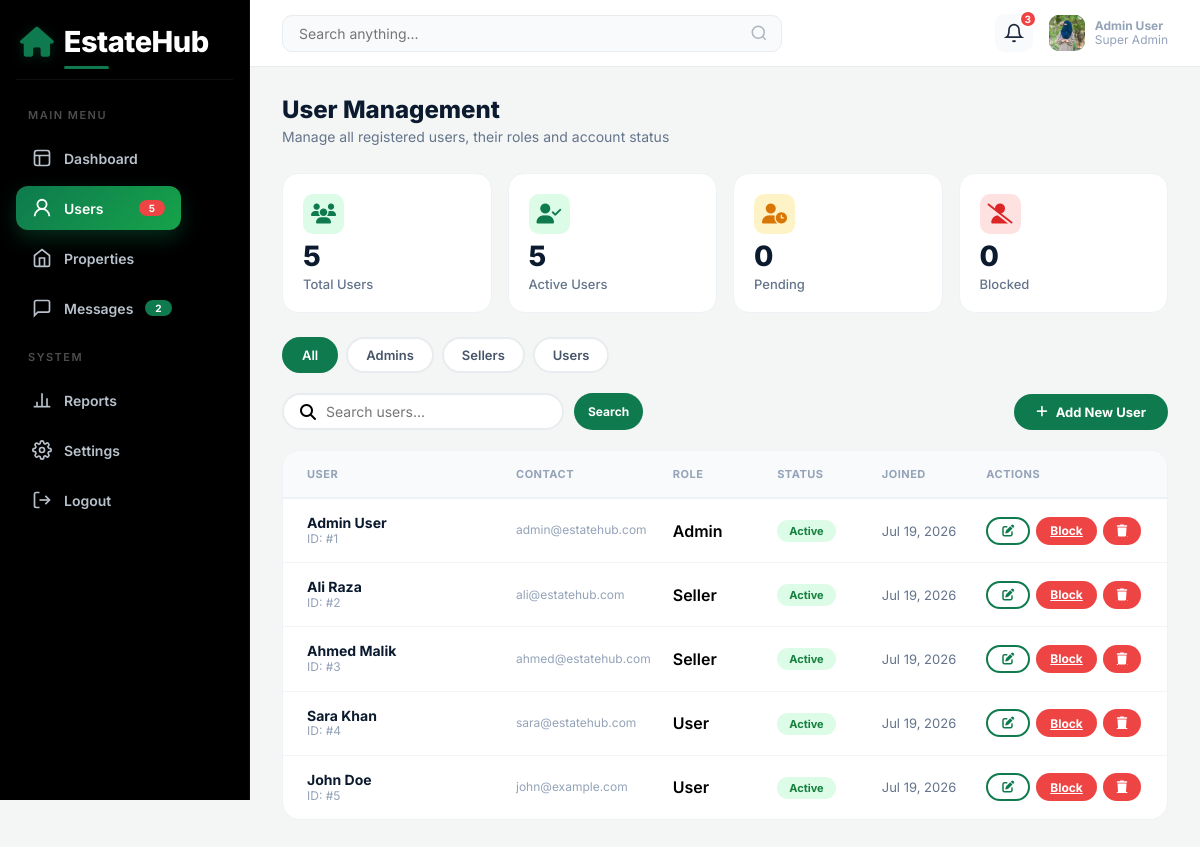
The page /admin/manage-users.php (signed in) on the database its author committed.
### tables this page shows
CREATE TABLE users (
    id INT AUTO_INCREMENT PRIMARY KEY,
    full_name VARCHAR(100) NOT NULL,
    email VARCHAR(100) UNIQUE NOT NULL,
    password VARCHAR(255) NOT NULL,
    phone VARCHAR(20),
    profile_pic VARCHAR(255) DEFAULT NULL,
    bio TEXT,
    user_type ENUM('admin', 'seller', 'user') DEFAULT 'user',
    status ENUM('active', 'inactive', 'banned') DEFAULT 'active',
    created_at TIMESTAMP DEFAULT CURRENT_TIMESTAMP,
    updated_at TIMESTAMP DEFAULT CURRENT_TIMESTAMP ON UPDATE CURRENT_TIMESTAMP
);

### admin/manage-users.php (the view, shortened to what this page needs)
<?php
require_once __DIR__ . '/../includes/config.php';
$filter = isset($_GET['filter']) ? $_GET['filter'] : 'all';
$search = isset($_GET['search']) ? mysqli_real_escape_string($conn, $_GET['search']) : '';
$query = "SELECT * FROM users WHERE 1 = 1";
$query .= " ORDER BY created_at DESC";
$users = mysqli_query($conn, $query);
$user_stats = [
    'total' => 0,
    'active' => 0,
    'pending' => 0,
    'blocked' => 0,
    'admin' => 0,
    'seller' => 0,
    'user' => 0
];
$result = mysqli_query($conn, "SELECT COUNT(*) as c FROM users");
if ($result && mysqli_num_rows($result) > 0) {
    $user_stats['total'] = mysqli_fetch_assoc($result)['c'] ?? 0;
}
$result = mysqli_query($conn, "SELECT COUNT(*) as c FROM users WHERE status = 'active'");
if ($result && mysqli_num_rows($result) > 0) {
    $user_stats['active'] = mysqli_fetch_assoc($result)['c'] ?? 0;
}
$result = mysqli_query($conn, "SELECT COUNT(*) as c FROM users WHERE status = 'pending'");
if ($result && mysqli_num_rows($result) > 0) {
    $user_stats['pending'] = mysqli_fetch_assoc($result)['c'] ?? 0;
}
$result = mysqli_query($conn, "SELECT COUNT(*) as c FROM users WHERE status = 'blocked'");
if ($result && mysqli_num_rows($result) > 0) {
    $user_stats['blocked'] = mysqli_fetch_assoc($result)['c'] ?? 0;
}
$result = mysqli_query($conn, "SELECT user_type, COUNT(*) as c FROM users GROUP BY user_type");
if ($result) {
    while ($row = mysqli_fetch_assoc($result)) {
        if (isset($user_stats[$row['user_type']])) {
            $user_stats[$row['user_type']] = $row['c'];
        }
    }
}
$stats = [
    'users' => $user_stats['total'],
    'pending' => 0,
    'unread' => 0
];
$result = mysqli_query($conn, "SELECT COUNT(*) as total FROM properties WHERE status = 'Pending'");
if ($result && mysqli_num_rows($result) > 0) {
    $stats['pending'] = mysqli_fetch_assoc($result)['total'] ?? 0;
}
$result = mysqli_query($conn, "SELECT COUNT(*) as total FROM messages WHERE is_read = 0");
if ($result && mysqli_num_rows($result) > 0) {
    $stats['unread'] = mysqli_fetch_assoc($result)['total'] ?? 0;
}
$admin_id = $_SESSION['user_id'];
$profile_pic_path = '';
$upload_dir = "../uploads/profiles/";
$found = glob($upload_dir . "admin_" . $admin_id . "_*");
if (!empty($found)) {
    $profile_pic_path = $found[0] . '?t=' . time();
}
$current_page = basename($_SERVER['PHP_SELF']);
?>
<!DOCTYPE html>
<html lang="en">
<head>
    <link rel="stylesheet" href="https://cdnjs.cloudflare.com/ajax/libs/font-awesome/6.5.1/css/all.min.css">
</head>
<body>
<div class="dashboard-wrapper">
    <aside class="sidebar" id="adminSidebar">
        <div class="logo">
            <a href="../index.php">
                <i class="fas fa-home logo-icon"></i>
                <span class="logo-text">EstateHub</span>
            </a>
        </div>
        <div class="sidebar-label">Main Menu</div>
        <ul class="sidebar-menu">
            <li>
                <a href="index.php" class="<?php echo ($current_page == 'index.php') ? 'active' : ''; ?>">
                    <svg viewBox="0 0 24 24" fill="none" stroke="currentColor" stroke-width="2">
                        <rect x="3" y="3" width="18" height="18" rx="3"/>
                        <path d="M3 9h18M9 21V9"/>
                    </svg>
                    Dashboard
                </a>
            </li>
            <li>
                <a href="manage-users.php" class="<?php echo ($current_page == 'manage-users.php') ? 'active' : ''; ?>">
                    <svg viewBox="0 0 24 24" fill="none" stroke="currentColor" stroke-width="2">
                        <circle cx="12" cy="8" r="5"/>
                        <path d="M20 21a8 8 0 1 0-16 0"/>
                    </svg>
                    Users
                    <span class="nav-badge"><?php echo $stats['users']; ?></span>
                </a>
            </li>
            <li>
                <a href="manage-properties.php" class="<?php echo ($current_page == 'manage-properties.php') ? 'active' : ''; ?>">
                    <svg viewBox="0 0 24 24" fill="none" stroke="currentColor" stroke-width="2">
                        <path d="M3 9l9-7 9 7v11a2 2 0 0 1-2 2H5a2 2 0 0 1-2-2z"/>
                        <polyline points="9 22 9 12 15 12 15 22"/>
                    </svg>
                    Properties
                </a>
            </li>
            <li>
                <a href="manage-messages.php" class="<?php echo ($current_page == 'manage-messages.php') ? 'active' : ''; ?>">
                    <svg viewBox="0 0 24 24" fill="none" stroke="currentColor" stroke-width="2">
                        <path d="M21 15a2 2 0 0 1-2 2H7l-4 4V5a2 2 0 0 1 2-2h14a2 2 0 0 1 2 2z"/>
                    </svg>
                    Messages
                    <?php if ($stats['unread'] > 0): ?>
                        <span class="nav-badge blue"><?php echo $stats['unread']; ?></span>
                    <?php endif; ?>
                </a>
            </li>
        </ul>
        <div class="sidebar-label">System</div>
        <ul class="sidebar-menu">
            <li>
                <a href="reports.php" class="<?php echo ($current_page == 'reports.php') ? 'active' : ''; ?>">
                    <svg viewBox="0 0 24 24" fill="none" stroke="currentColor" stroke-width="2">
                        <line x1="18" y1="20" x2="18" y2="10"/>
                        <line x1="12" y1="20" x2="12" y2="4"/>
                        <line x1="6" y1="20" x2="6" y2="14"/>
                        <line x1="2" y1="20" x2="22" y2="20"/>
                    </svg>
                    Reports
                </a>
            </li>
            <li>
                <a href="settings.php" class="<?php echo ($current_page == 'settings.php') ? 'active' : ''; ?>">
                    Settings
                </a>
            </li>
            <li>
                <a href="../logout.php" class="logout-link">
                    <svg viewBox="0 0 24 24" fill="none" stroke="currentColor" stroke-width="2">
                        <path d="M9 21H5a2 2 0 0 1-2-2V5a2 2 0 0 1 2-2h4"/>
                        <polyline points="16 17 21 12 16 7"/>
                        <line x1="21" y1="12" x2="9" y2="12"/>
                    </svg>
                    Logout
                </a>
            </li>
        </ul>
    </aside>
    <div class="main-content">
        <header class="topbar">
            <div class="topbar-search">
                <input type="text" placeholder="Search anything...">
                <svg viewBox="0 0 24 24" fill="none" stroke="currentColor" stroke-width="2"><circle cx="11" cy="11" r="8"/><line x1="21" y1="21" x2="16.65" y2="16.65"/></svg>
            </div>
            <div class="topbar-actions">
                <button class="icon-btn" title="Notifications">
                    <svg viewBox="0 0 24 24" fill="none" stroke="currentColor" stroke-width="2"><path d="M18 8A6 6 0 0 0 6 8c0 7-3 9-3 9h18s-3-2-3-9"/><path d="M13.73 21a2 2 0 0 1-3.46 0"/></svg>
                    <span class="count">3</span>
                </button>
                <a href="profile.php" class="user-chip">
                    <div class="user-avatar">
                        <?php if (!empty($profile_pic_path)): ?>
                            <img src="<?php echo $profile_pic_path; ?>" alt="Admin">
                        <?php else: ?>
                            <i class="fas fa-crown"></i>
                        <?php endif; ?>
                    </div>
                    <div class="user-info">
                        <span class="user-name"><?php echo htmlspecialchars($_SESSION['user_name'] ?? 'Admin'); ?></span>
                        <span class="user-role">Super Admin</span>
                    </div>
                </a>
            </div>
        </header>
        <div class="content-inner">
            <div class="page-header">
                <h1>User Management</h1>
                <p>Manage all registered users, their roles and account status</p>
            </div>
            <div class="stats-grid">
                <div class="stat-card">
                    <span class="icon green"><i class="fas fa-users"></i></span>
                    <div class="number"><?php echo $user_stats['total']; ?></div>
                    <div class="label">Total Users</div>
                </div>
                <div class="stat-card">
                    <span class="icon green"><i class="fas fa-user-check"></i></span>
                    <div class="number"><?php echo $user_stats['active']; ?></div>
                    <div class="label">Active Users</div>
                </div>
                <div class="stat-card">
                    <span class="icon amber"><i class="fas fa-user-clock"></i></span>
                    <div class="number"><?php echo $user_stats['pending']; ?></div>
                    <div class="label">Pending</div>
                </div>
                <div class="stat-card">
                    <span class="icon red"><i class="fas fa-user-slash"></i></span>
                    <div class="number"><?php echo $user_stats['blocked']; ?></div>
                    <div class="label">Blocked</div>
                </div>
            </div>
            <div class="filter-tabs">
                <a href="?filter=all" class="filter-tab <?php echo $filter == 'all' ? 'active' : ''; ?>">All</a>
                <a href="?filter=admin" class="filter-tab <?php echo $filter == 'admin' ? 'active' : ''; ?>">Admins</a>
                <a href="?filter=seller" class="filter-tab <?php echo $filter == 'seller' ? 'active' : ''; ?>">Sellers</a>
                <a href="?filter=user" class="filter-tab <?php echo $filter == 'user' ? 'active' : ''; ?>">Users</a>
            </div>
            <div class="actions-bar">
                <form method="GET" style="display:flex; gap:10px;">
                    <div class="search-box">
                        <i class="fas fa-search"></i>
                        <input type="text" name="search" placeholder="Search users..." value="<?php echo htmlspecialchars($search); ?>">
                    </div>
                    <button type="submit" class="btn btn-primary btn-sm">Search</button>
                </form>
                <button class="btn btn-primary" onclick="openModal('addModal')">
                    <i class="fas fa-plus"></i> Add New User
                </button>
            </div>
            <div class="table-card">
                <div class="table-header">
                    <div>User</div>
                    <div>Contact</div>
                    <div>Role</div>
                    <div>Status</div>
                    <div>Joined</div>
                    <div>Actions</div>
                </div>
                <?php if ($users && mysqli_num_rows($users) > 0): ?>
                    <?php while ($user = mysqli_fetch_assoc($users)): ?>
                        <div class="table-row">
                            <div class="user-info">
                                <h4><?php echo htmlspecialchars($user['full_name']); ?></h4>
                                <span>ID: #<?php echo $user['id']; ?></span>
                            </div>
                            <div class="user-info">
                                <span><?php echo htmlspecialchars($user['email']); ?></span>
                            </div>
                            <div>
                                <span style="font-weight:600; text-transform:capitalize;"><?php echo htmlspecialchars($user['user_type']); ?></span>
                            </div>
                            <div>
                                <span class="status-badge <?php echo $user['status']; ?>"><?php echo ucfirst($user['status']); ?></span>
                            </div>
                            <div style="font-size:13px; color:#64748b;">
                                <?php echo date('M d, Y', strtotime($user['created_at'])); ?>
                            </div>
                            <div style="display:flex; gap:6px; flex-wrap:wrap;">
                                <button class="btn btn-outline btn-sm" onclick="editUser(
                                    <?php echo $user['id']; ?>,
                                    '<?php echo addslashes($user['full_name']); ?>',
                                    '<?php echo addslashes($user['email']); ?>',
                                    '<?php echo $user['user_type']; ?>',
                                    '<?php echo $user['status']; ?>',
                                    '<?php echo addslashes($user['phone'] ?? ''); ?>'
                                )">
                                    <i class="fas fa-edit"></i>
                                </button>
                                <a href="?toggle=<?php echo $user['id']; ?>" class="btn btn-sm <?php echo $user['status'] == 'active' ? 'btn-danger' : 'btn-success'; ?>">
                                    <?php echo $user['status'] == 'active' ? 'Block' : 'Activate'; ?>
                                </a>
                                <a href="?delete=<?php echo $user['id']; ?>" class="btn btn-danger btn-sm" onclick="return confirm('Delete this user?')">
                                    <i class="fas fa-trash"></i>
                                </a>
                            </div>
                        </div>
                    <?php endwhile; ?>
                <?php else: ?>
                    <div style="padding:48px; text-align:center; color:#94a3b8;">No users found</div>
                <?php endif; ?>
            </div>
        </div>
    </div>
</div>
</body>
</html>

### rows shown on the page
users: full_name "Admin User", id "1", email "admin@estatehub.com", user_type "Admin", status "Active", created_at "Jul 19, 2026", shows "Block"
users: full_name "Ali Raza", id "2", email "ali@estatehub.com", user_type "Seller", status "Active", created_at "Jul 19, 2026", shows "Block"
users: full_name "Ahmed Malik", id "3", email "ahmed@estatehub.com", user_type "Seller", status "Active", created_at "Jul 19, 2026", shows "Block"
users: full_name "Sara Khan", id "4", email "sara@estatehub.com", user_type "User", status "Active", created_at "Jul 19, 2026", shows "Block"
users: full_name "John Doe", id "5", email "john@example.com", user_type "User", status "Active", created_at "Jul 19, 2026", shows "Block"

### other values the page prints
$stats['users'] "5"
$stats['unread'] "2"
$_SESSION['user_name'] "Admin User"
$user_stats['total'] "5"
$user_stats['active'] "5"
$user_stats['pending'] "0"
$user_stats['blocked'] "0"
